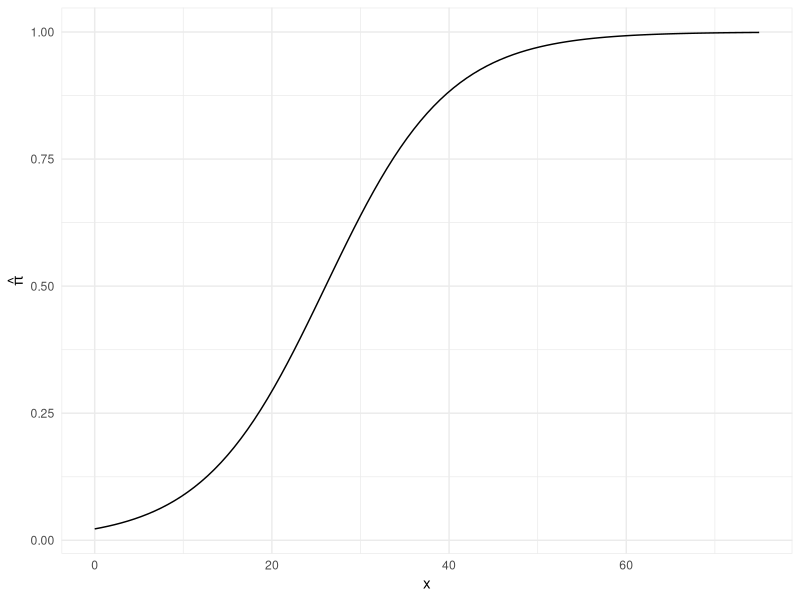
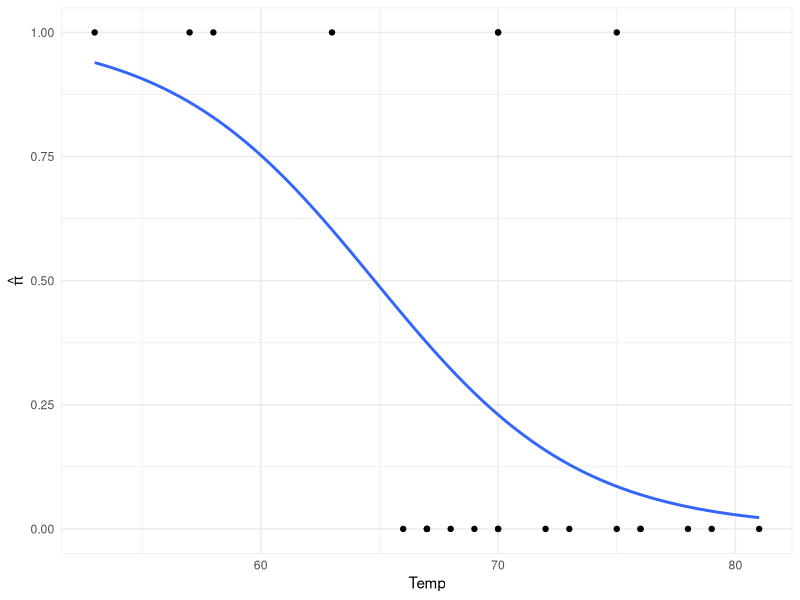
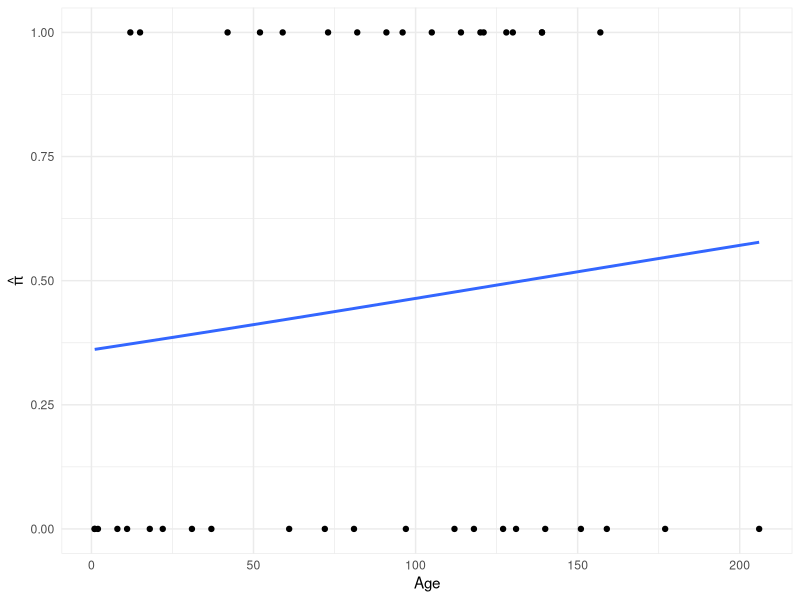
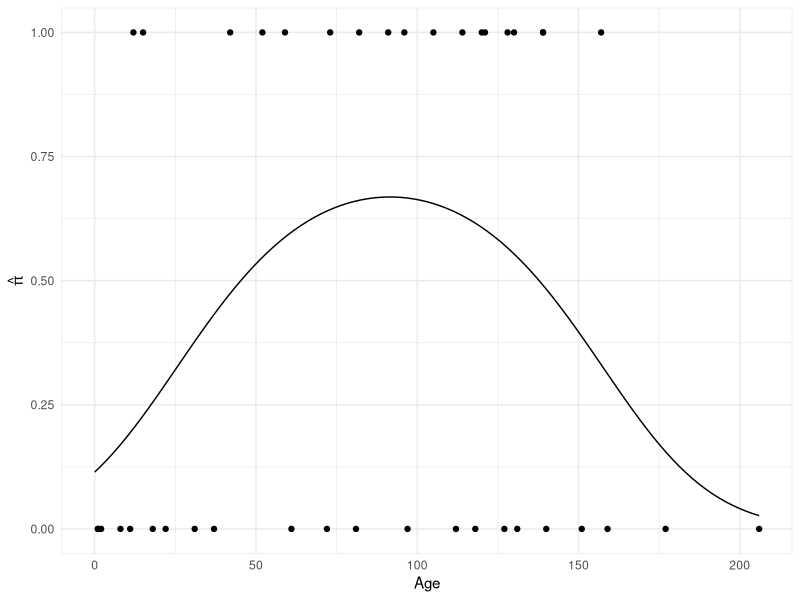

These figures' R source, in order:
## ---- chunk 1
knitr::opts_chunk$set(echo = TRUE)
library(tidyverse, warn.conflicts = FALSE, quietly = TRUE)
library(magrittr, warn.conflicts = FALSE, quietly = TRUE)
library(MASS, warn.conflicts = FALSE, quietly = TRUE)
theme_minimal2 <- theme_minimal() %>%  theme_set()
theme_minimal2 <-
  theme_update(
    panel.border = element_rect(
      linetype = "solid"
      ,colour = "grey92"
      ,fill = NA
    )
    ,strip.background = element_rect(
      linetype = "solid"
      ,colour = "grey92"
      ,fill = NA
    )
  )
## ---- chunk 2
waifer_imperfections <- tibble(
  Treatment = c(rep (c("A", "B"), each = 10))
  ,Imperfections = c(
    8
    ,7
    ,6
    ,6
    ,3
    ,4
    ,7
    ,2
    ,3
    ,4
    ,9
    ,9
    ,8
    ,14
    ,8
    ,13
    ,11
    ,5
    ,7
    ,6
  )
)
## ---- chunk 3
poiss_reg_imperfection <- 
  waifer_imperfections %>% 
  glm(Imperfections ~ Treatment, data = ., family = poisson)
summary(poiss_reg_imperfection)
## ---- chunk 4
poiss_reg_imperfection %>% 
  confint(parm = "TreatmentB", level = 0.95) %>% 
  exp
## ---- chunk 5
exp(1.733+qnorm(0.975)*0.147*c(-1, 1))
## ---- chunk 6
train_collisions <- tibble(
  Year = 1975:2003
  ,Km = c(
    436
    ,426
    ,425
    ,430
    ,426
    ,430
    ,417
    ,372
    ,401
    ,389
    ,418
    ,414
    ,397
    ,443
    ,436
    ,431
    ,439
    ,430
    ,425
    ,415
    ,423
    ,437
    ,463
    ,487
    ,505
    ,503
    ,508
    ,516
    ,518
  )
  ,Collisions = c(
    5
    ,2
    ,1
    ,2
    ,3
    ,2
    ,2
    ,2
    ,2
    ,5
    ,0
    ,2
    ,1
    ,2
    ,4
    ,1
    ,2
    ,1
    ,0
    ,2
    ,1
    ,2
    ,1
    ,0
    ,1
    ,1
    ,0
    ,1
    ,0
  )
  ,Road_Collisions = c(
    2
    ,12
    ,8
    ,4
    ,3
    ,2
    ,2
    ,3
    ,7
    ,3
    ,5
    ,13
    ,6
    ,4
    ,4
    ,2
    ,6
    ,4
    ,4
    ,4
    ,2
    ,2
    ,1
    ,4
    ,2
    ,3
    ,4
    ,3
    ,3
  )
)
## ---- chunk 7
train_collisions %<>%
  mutate(
    Collisions_Total = Collisions + Road_Collisions
    ,Rate = (Collisions + Road_Collisions)/Km
    ,Year_base = Year-min(Year)
  )
poiss_reg_train <- suppressWarnings(
  train_collisions %>% 
  glm(Rate ~ Year_base, data = ., family = poisson)
)
poiss_reg_train_int <- suppressWarnings(
  train_collisions %>% 
  glm(Rate ~ 1, data = ., family = poisson)
)
summary(poiss_reg_train)
summary(poiss_reg_train_int)
anova(poiss_reg_train_int, poiss_reg_train, test = "Chisq")
## ---- chunk 8
prob <- function(x){exp(-3.7771 + 0.1449*x)/(1 + exp(-3.7771 + 0.1449*x))}
0.1449*prob(8)*(1-prob(8))
0.1449*prob(26)*(1-prob(26))
ggplot(data = tibble(x = c(0, 75)), aes(x)) + 
  stat_function(fun = prob) + 
  labs(y = expression(hat(pi)))
## ---- chunk 9
prob(28)
prob(14)
prob(28)-prob(14)
## ---- chunk 10
space_results <- tibble(
  Flight = 1:23
  ,Temp = c(
    66
    ,70
    ,69
    ,68
    ,67
    ,72
    ,73
    ,70
    ,57
    ,63
    ,70
    ,78
    ,67
    ,53
    ,67
    ,75
    ,70
    ,81
    ,76
    ,79
    ,75
    ,76
    ,58
  )
  ,TD = c(
    0
    ,1
    ,rep(0, times = 6)
    ,rep(1, times = 3)
    ,rep(0, times = 2)
    ,1
    ,rep(0, times = 6)
    ,1
    ,0
    ,1
  )
)
## ---- chunk 11
logit_reg_space <- glm(TD ~ Temp, data = space_results, family = binomial)
summary(logit_reg_space)
prob_fun <- function(x){
  predict.glm(logit_reg_space, newdata = data.frame(Temp = x), type = "response")
}
space_results %>% 
  ggplot(
    aes(
      x = Temp
      ,y = TD
    )
  ) +
  geom_point() +
  stat_smooth(
    method = "glm"
    ,method.args = list(family = "binomial")
    ,se = FALSE
  ) +
  labs(y = expression(hat(pi)))
## ---- chunk 12
prob_fun(31)
## ---- chunk 13
Temp_median <- -logit_reg_space$coefficients[[1]]/logit_reg_space$coefficients[[2]]
Temp_median
prob_fun(Temp_median)
## ---- chunk 14
logit_reg_space_int <- glm(TD ~ 1, data = space_results, family = binomial)
summary(logit_reg_space_int)
anova(logit_reg_space_int, logit_reg_space, test = "Chisq")
## ---- chunk 15
kyphosis <- tibble(
  Age = c(
    12
    ,15
    ,42
    ,52
    ,59
    ,73
    ,82
    ,91
    ,96
    ,105
    ,114
    ,120
    ,121
    ,128
    ,130
    ,139
    ,139
    ,157
    ,1
    ,1
    ,2
    ,8
    ,11
    ,18
    ,22
    ,31
    ,37
    ,61
    ,72
    ,81
    ,97
    ,112
    ,118
    ,127
    ,131
    ,140
    ,151
    ,159
    ,177
    ,206
  )
  ,Result = c(
    rep(1, times = 18)
    ,rep(0, times = 22)
  )
)
## ---- chunk 16
logit_reg_kyph <- glm(Result ~ Age, data = kyphosis, family = binomial)
summary(logit_reg_kyph)
## ---- chunk 17
kyphosis %>%
  ggplot(
    aes(
      x = Age
      ,y = Result
    )
  ) +
  geom_point() +
  stat_smooth(
    method = "glm"
    ,method.args = list(family = "binomial")
    ,se = FALSE
  ) +
  labs(y = expression(hat(pi)))
## ---- chunk 18
kyphosis %<>%
  mutate(Age2 = Age^2)
logit_reg_kyph_poly <- glm(Result ~ Age + Age2, data = kyphosis, family = binomial)
summary(logit_reg_kyph_poly)

prob_kyph_poly_fun <- function(x){
  predict(
    object = logit_reg_kyph_poly
    ,newdata = tibble(Age = x, Age2 = x^2)
    ,type = "response"
  )
} 

kyphosis %>% 
  ggplot() +
  geom_point(
    aes(
      x = Age
      ,y = Result
    )
  ) +
  stat_function(
    data = tibble(x = c(0, 200))
    ,aes(x)
    ,fun = prob_kyph_poly_fun
  ) +
  labs(y = expression(hat(pi)))
